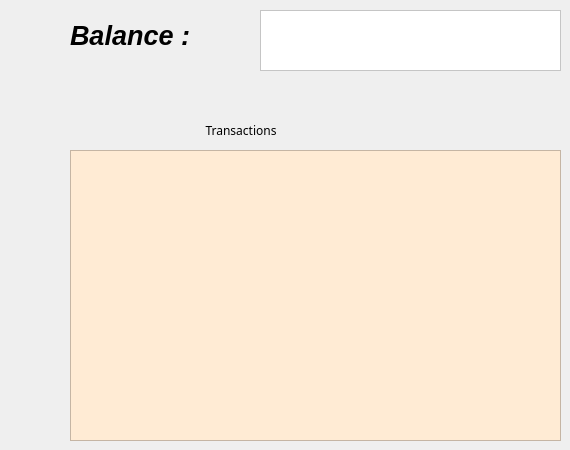
        <widget class="QWidget" name="page_13">
         <widget class="QLabel" name="label_23">
          <property name="geometry">
           <rect>
            <x>70</x>
            <y>10</y>
            <width>181</width>
            <height>51</height>
           </rect>
          </property>
          <property name="font">
           <font>
            <pointsize>20</pointsize>
            <italic>true</italic>
            <bold>true</bold>
           </font>
          </property>
          <property name="text">
           <string>Balance :</string>
          </property>
         </widget>
         <widget class="QTextBrowser" name="textBrowser_balance">
          <property name="geometry">
           <rect>
            <x>260</x>
            <y>10</y>
            <width>301</width>
            <height>61</height>
           </rect>
          </property>
          <property name="font">
           <font>
            <pointsize>20</pointsize>
           </font>
          </property>
          <property name="styleSheet">
           <string notr="true">background-color: rgb(255, 255, 255);</string>
          </property>
         </widget>
         <widget class="QLabel" name="label_24">
          <property name="geometry">
           <rect>
            <x>190</x>
            <y>110</y>
            <width>341</width>
            <height>41</height>
           </rect>
          </property>
          <property name="font">
           <font>
            <family>8514oem</family>
            <pointsize>9</pointsize>
            <italic>false</italic>
            <bold>false</bold>
           </font>
          </property>
          <property name="text">
           <string>     Transactions</string>
          </property>
         </widget>
         <widget class="QListView" name="listViewActivities_4">
          <property name="geometry">
           <rect>
            <x>70</x>
            <y>150</y>
            <width>491</width>
            <height>291</height>
           </rect>
          </property>
          <property name="styleSheet">
           <string notr="true">background-color: rgb(255, 235, 212);</string>
          </property>
         </widget>
        </widget>
